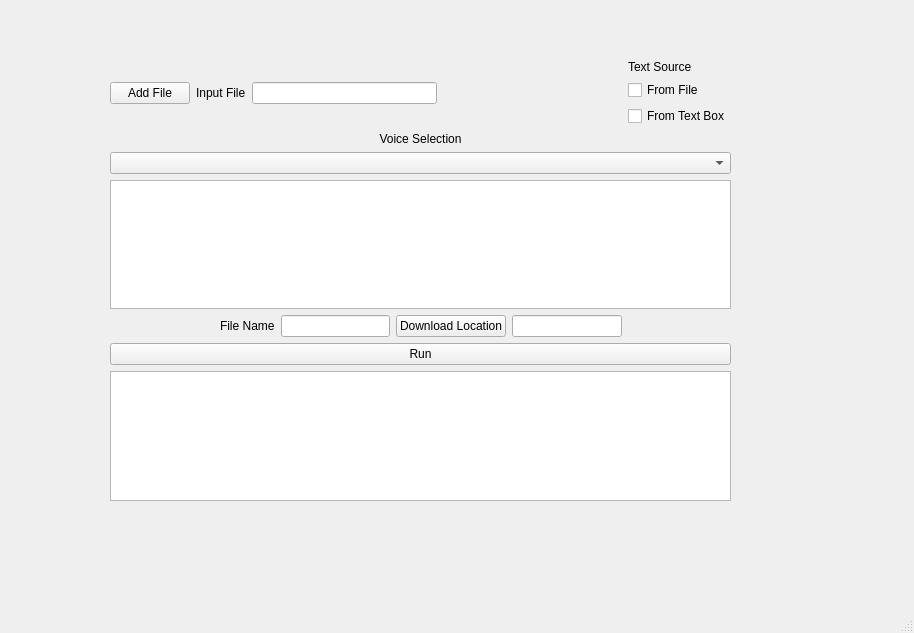
<?xml version="1.0" encoding="UTF-8"?>
<ui version="4.0">
 <class>MainWindow</class>
 <widget class="QMainWindow" name="MainWindow">
  <property name="geometry">
   <rect>
    <x>0</x>
    <y>0</y>
    <width>914</width>
    <height>633</height>
   </rect>
  </property>
  <property name="windowTitle">
   <string>MainWindow</string>
  </property>
  <widget class="QWidget" name="centralwidget">
   <widget class="QWidget" name="verticalLayoutWidget_2">
    <property name="geometry">
     <rect>
      <x>110</x>
      <y>60</y>
      <width>621</width>
      <height>441</height>
     </rect>
    </property>
    <layout class="QVBoxLayout" name="verticalLayout_2">
     <item>
      <layout class="QHBoxLayout" name="horizontalLayout">
       <item>
        <widget class="QPushButton" name="addPDFButton">
         <property name="text">
          <string>Add File</string>
         </property>
        </widget>
       </item>
       <item>
        <widget class="QLabel" name="label">
         <property name="text">
          <string>Input File</string>
         </property>
        </widget>
       </item>
       <item>
        <widget class="QLineEdit" name="inputPDF"/>
       </item>
       <item>
        <spacer name="horizontalSpacer_2">
         <property name="orientation">
          <enum>Qt::Orientation::Horizontal</enum>
         </property>
         <property name="sizeHint" stdset="0">
          <size>
           <width>40</width>
           <height>20</height>
          </size>
         </property>
        </spacer>
       </item>
       <item>
        <layout class="QVBoxLayout" name="verticalLayout">
         <item>
          <widget class="QLabel" name="label_3">
           <property name="text">
            <string>Text Source</string>
           </property>
          </widget>
         </item>
         <item>
          <widget class="QCheckBox" name="fromFileCheck">
           <property name="text">
            <string>From File</string>
           </property>
          </widget>
         </item>
         <item>
          <widget class="QCheckBox" name="fromTextCheck">
           <property name="text">
            <string>From Text Box</string>
           </property>
          </widget>
         </item>
        </layout>
       </item>
      </layout>
     </item>
     <item>
      <widget class="QLabel" name="label_2">
       <property name="text">
        <string>Voice Selection</string>
       </property>
       <property name="alignment">
        <set>Qt::AlignmentFlag::AlignCenter</set>
       </property>
      </widget>
     </item>
     <item>
      <widget class="QComboBox" name="voiceSelect"/>
     </item>
     <item>
      <widget class="QPlainTextEdit" name="textInput"/>
     </item>
     <item>
      <layout class="QHBoxLayout" name="horizontalLayout_2">
       <item>
        <spacer name="horizontalSpacer_3">
         <property name="orientation">
          <enum>Qt::Orientation::Horizontal</enum>
         </property>
         <property name="sizeHint" stdset="0">
          <size>
           <width>40</width>
           <height>20</height>
          </size>
         </property>
        </spacer>
       </item>
       <item>
        <widget class="QLabel" name="label_4">
         <property name="text">
          <string>File Name</string>
         </property>
        </widget>
       </item>
       <item>
        <widget class="QLineEdit" name="resultFileName"/>
       </item>
       <item>
        <widget class="QPushButton" name="outputFileButton">
         <property name="text">
          <string>Download Location</string>
         </property>
        </widget>
       </item>
       <item>
        <widget class="QLineEdit" name="outputFileLoc"/>
       </item>
       <item>
        <spacer name="horizontalSpacer">
         <property name="orientation">
          <enum>Qt::Orientation::Horizontal</enum>
         </property>
         <property name="sizeHint" stdset="0">
          <size>
           <width>40</width>
           <height>20</height>
          </size>
         </property>
        </spacer>
       </item>
      </layout>
     </item>
     <item>
      <widget class="QPushButton" name="runButton">
       <property name="text">
        <string>Run</string>
       </property>
      </widget>
     </item>
     <item>
      <widget class="QListWidget" name="audioList">
       <property name="sizePolicy">
        <sizepolicy hsizetype="Expanding" vsizetype="Expanding">
         <horstretch>0</horstretch>
         <verstretch>0</verstretch>
        </sizepolicy>
       </property>
      </widget>
     </item>
    </layout>
   </widget>
  </widget>
  <widget class="QMenuBar" name="menubar">
   <property name="geometry">
    <rect>
     <x>0</x>
     <y>0</y>
     <width>914</width>
     <height>22</height>
    </rect>
   </property>
  </widget>
  <widget class="QStatusBar" name="statusbar"/>
 </widget>
 <resources/>
 <connections/>
</ui>
